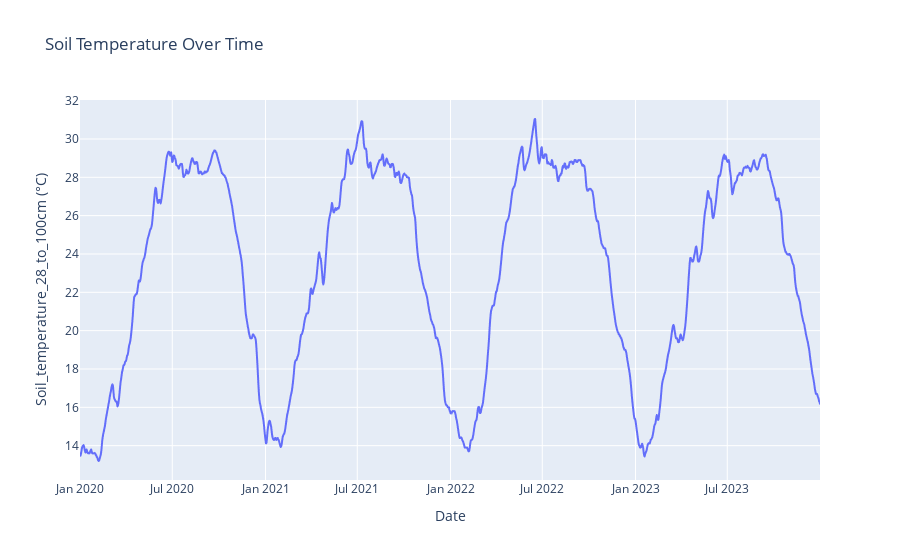

This figure's notebook cell:
### Code cell
#punjab_daily_data.set_index('Time', inplace=True)

# Create a Plotly figure using plotly.express
fig = px.line(punjab_daily_data, x=punjab_daily_data.index, y="soil_temperature_28_to_100cm (°C)", title="Soil Temperature Over Time")

# Update x-axis and y-axis titles
fig.update_xaxes(title_text='Date')
fig.update_yaxes(title_text='Soil_temperature_28_to_100cm (°C)')

# Show the figure
fig.show()

### Figure 1 — Plotly figure (JSON) as saved in the notebook; plotly's stock layout.template omitted (floating-point values rounded to 4 significant figures; data arrays with more than 128 entries replaced by an {"elided": "..."} marker saying what was removed)
{"data": [{"hovertemplate": "date=%{x}<br>soil_temperature_28_to_100cm (°C)=%{y}<extra></extra>", "legendgroup": "", "line": {"color": "#636efa", "dash": "solid"}, "marker": {"symbol": "circle"}, "mode": "lines", "name": "", "showlegend": false, "type": "scattergl", "x": {"elided": "1461 str values"}, "xaxis": "x", "y": {"elided": "1461 float values"}, "yaxis": "y"}], "layout": {"legend": {"tracegroupgap": 0}, "title": {"text": "Soil Temperature Over Time"}, "xaxis": {"anchor": "y", "domain": [0, 1], "title": {"text": "Date"}}, "yaxis": {"anchor": "x", "domain": [0, 1], "title": {"text": "Soil_temperature_28_to_100cm (°C)"}}}}
